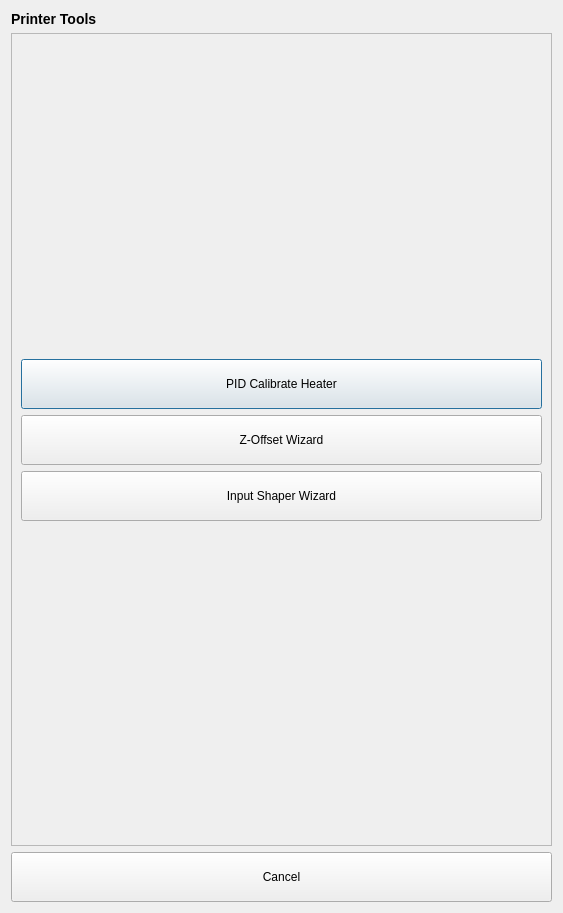
<?xml version="1.0" encoding="UTF-8"?>
<ui version="4.0">
 <class>PrinterToolsDialog</class>
 <widget class="QDialog" name="PrinterToolsDialog">
  <property name="geometry">
   <rect>
    <x>0</x>
    <y>0</y>
    <width>563</width>
    <height>913</height>
   </rect>
  </property>
  <property name="windowTitle">
   <string>Dialog</string>
  </property>
  <layout class="QVBoxLayout" name="verticalLayout">
   <item>
    <widget class="QLabel" name="label">
     <property name="sizePolicy">
      <sizepolicy hsizetype="Preferred" vsizetype="Minimum">
       <horstretch>0</horstretch>
       <verstretch>0</verstretch>
      </sizepolicy>
     </property>
     <property name="text">
      <string>&lt;h3&gt;Printer Tools&lt;/h3&gt;</string>
     </property>
    </widget>
   </item>
   <item>
    <widget class="QFrame" name="frame">
     <property name="sizePolicy">
      <sizepolicy hsizetype="Preferred" vsizetype="Expanding">
       <horstretch>0</horstretch>
       <verstretch>0</verstretch>
      </sizepolicy>
     </property>
     <property name="frameShape">
      <enum>QFrame::Shape::StyledPanel</enum>
     </property>
     <property name="frameShadow">
      <enum>QFrame::Shadow::Raised</enum>
     </property>
     <layout class="QVBoxLayout" name="verticalLayout_2">
      <item>
       <spacer name="verticalSpacer">
        <property name="orientation">
         <enum>Qt::Orientation::Vertical</enum>
        </property>
        <property name="sizeHint" stdset="0">
         <size>
          <width>20</width>
          <height>307</height>
         </size>
        </property>
       </spacer>
      </item>
      <item>
       <widget class="QIconButton" name="pidCalibrateButton">
        <property name="minimumSize">
         <size>
          <width>0</width>
          <height>50</height>
         </size>
        </property>
        <property name="maximumSize">
         <size>
          <width>16777215</width>
          <height>50</height>
         </size>
        </property>
        <property name="text">
         <string>PID Calibrate Heater</string>
        </property>
       </widget>
      </item>
      <item>
       <widget class="QIconButton" name="zOffsetWizardButton">
        <property name="minimumSize">
         <size>
          <width>0</width>
          <height>50</height>
         </size>
        </property>
        <property name="maximumSize">
         <size>
          <width>16777215</width>
          <height>50</height>
         </size>
        </property>
        <property name="text">
         <string>Z-Offset Wizard</string>
        </property>
       </widget>
      </item>
      <item>
       <widget class="QIconButton" name="inputShaperWizardButton">
        <property name="minimumSize">
         <size>
          <width>0</width>
          <height>50</height>
         </size>
        </property>
        <property name="maximumSize">
         <size>
          <width>16777215</width>
          <height>50</height>
         </size>
        </property>
        <property name="text">
         <string>Input Shaper Wizard</string>
        </property>
       </widget>
      </item>
      <item>
       <spacer name="verticalSpacer_2">
        <property name="orientation">
         <enum>Qt::Orientation::Vertical</enum>
        </property>
        <property name="sizeHint" stdset="0">
         <size>
          <width>20</width>
          <height>306</height>
         </size>
        </property>
       </spacer>
      </item>
     </layout>
    </widget>
   </item>
   <item>
    <widget class="QIconButton" name="cancelButton">
     <property name="minimumSize">
      <size>
       <width>0</width>
       <height>50</height>
      </size>
     </property>
     <property name="maximumSize">
      <size>
       <width>16777215</width>
       <height>50</height>
      </size>
     </property>
     <property name="text">
      <string>Cancel</string>
     </property>
    </widget>
   </item>
  </layout>
 </widget>
 <customwidgets>
  <customwidget>
   <class>QIconButton</class>
   <extends>QPushButton</extends>
   <header>ui/QIconButton/qiconbutton.h</header>
  </customwidget>
 </customwidgets>
 <resources/>
 <connections/>
</ui>
